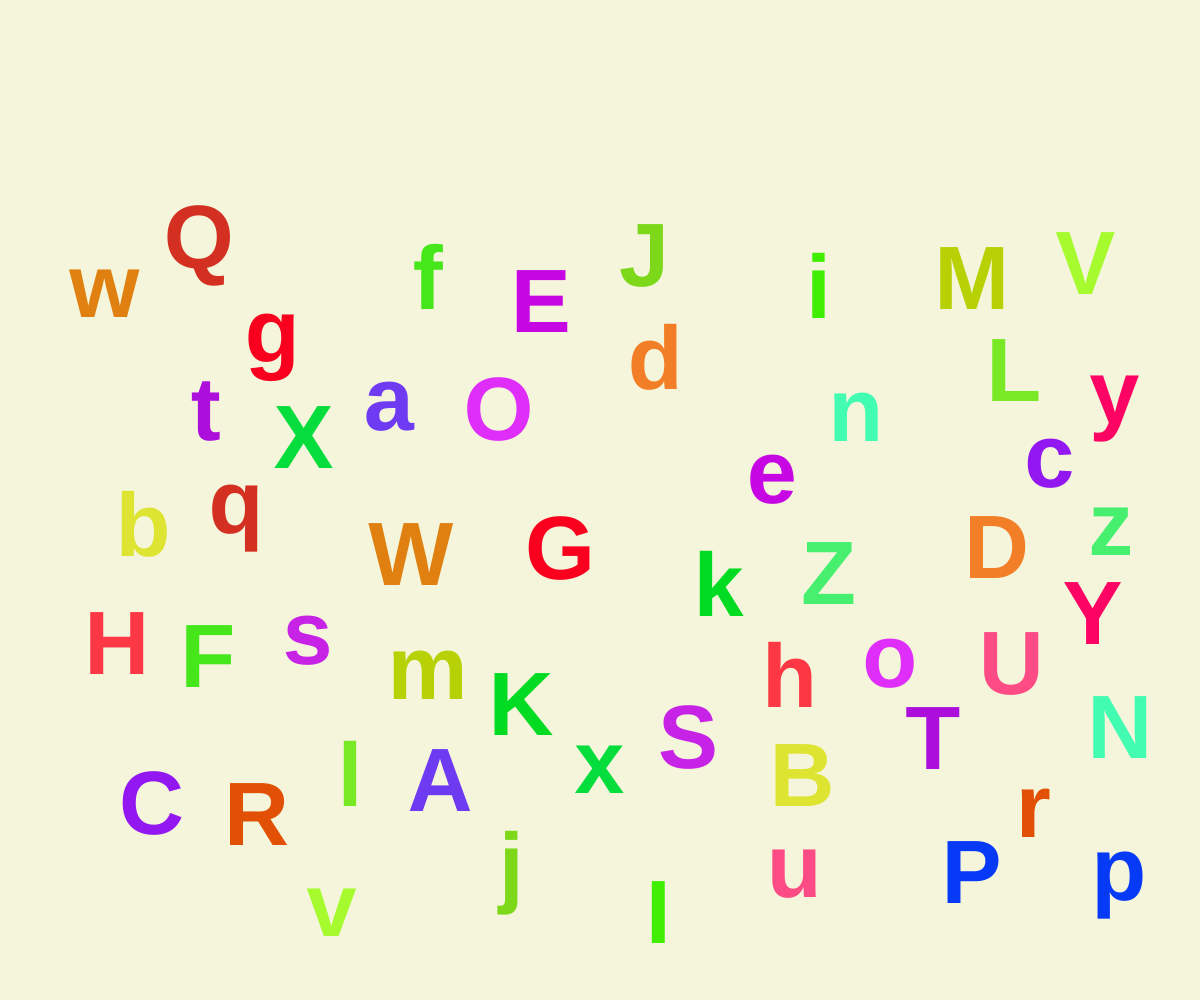
Frame 1 (no input)
Frame 60 (no input): identical to frame 1, image omitted
Frame 120 (the mouse pressed at the canvas centre since frame 60): identical to frame 1, image omitted

The p5.js sketch that drew this single still picture (run headless with seeded random() and noise() and a simulated clock; from frame 60 on, the mouse is pressed at the canvas centre):

// p5.js sketch
// ── sketch.js
let letters = [];
let draggedLetter = null;
let offsetX, offsetY;
const shakeMagnitude = 10;
let matchedPairsCount = 0;
let arranging = false;
let arranged = false;
let fireworks = [];
const alphabet = 'ABCDEFGHIJKLMNOPQRSTUVWXYZ';

function setup() {
  createCanvas(windowWidth, windowHeight);
  colorMode(HSB, 360, 100, 100);
  textSize(90);// 預設字體大小
  textAlign(CENTER, CENTER);
  textStyle(BOLD);

  // 產生所有字母
  for (let i = 0; i < alphabet.length; i++) {
    const upper = alphabet[i];
    const lower = alphabet[i].toLowerCase();// 對應小寫字母
    const pairColor = color(random(360), random(70, 100), random(80, 100));
    const letterSize = 50;// 字母大小

    let posUpper = getNonOverlappingPosition(letterSize);
    letters.push({
      char: upper,
      x: posUpper.x,
      y: posUpper.y,
      origX: posUpper.x,
      origY: posUpper.y,
      isDragging: false,
      isMatched: false,
      partner: lower,
      size: letterSize,
      color: pairColor,
      shake: 0
    });

    let posLower = getNonOverlappingPosition(letterSize);
    letters.push({
      char: lower,
      x: posLower.x,
      y: posLower.y,
      origX: posLower.x,
      origY: posLower.y,
      isDragging: false,
      isMatched: false,
      partner: upper,
      size: letterSize,
      color: pairColor,
      shake: 0
    });
  }

  colorMode(RGB);
}

function getNonOverlappingPosition(letterSize) {
  const margin = 80; // 稍微增加邊界
  let newX, newY, overlapping;
  let attempts = 0;
  const maxAttempts = 1000; // 多試幾次

  do {
    overlapping = false;
    newX = random(margin, width - margin);
    newY = random(margin * 3, height - margin);
    for (let existing of letters) {
      // 將距離門檻放寬，例如 2.5 倍字母大小
      if (dist(newX, newY, existing.x, existing.y) < letterSize * 1.8) {
        overlapping = true;
        break;
      }
    }
    attempts++;
  } while (overlapping && attempts < maxAttempts);

  return { x: newX, y: newY };
}


function draw() {
  background(245, 245, 220);

  if (arranging) {
    arrangeLettersSmoothly();
  }

  if (arranged) {
    updateFireworks();
  }

  for (let letter of letters) {
    let displayX = letter.x;
    let displayY = letter.y;

    if (letter.shake > 0) {
      displayX += random(-shakeMagnitude, shakeMagnitude);
      displayY += random(-shakeMagnitude, shakeMagnitude);
      letter.shake--;
    }

    fill(letter.color);
    text(letter.char, displayX, displayY);
  }
}

// 滑鼠事件
function mousePressed() {
  if (arranging || arranged) return;
  for (let i = letters.length - 1; i >= 0; i--) {
    let l = letters[i];
    if (!l.isMatched && dist(mouseX, mouseY, l.x, l.y) < l.size / 2) {
      draggedLetter = l;
      l.isDragging = true;
      offsetX = l.x - mouseX;
      offsetY = l.y - mouseY;
      letters.splice(i, 1);
      letters.push(draggedLetter);
      break;
    }
  }
}

function mouseDragged() {
  if (draggedLetter) {
    draggedLetter.x = mouseX + offsetX;
    draggedLetter.y = mouseY + offsetY;
  }
}

function mouseReleased() {
  if (draggedLetter) {
    let foundMatch = false;
    for (let letter of letters) {
      if (letter !== draggedLetter && letter.char === draggedLetter.partner) {
        if (dist(draggedLetter.x, draggedLetter.y, letter.x, letter.y) < draggedLetter.size) {
          foundMatch = true;
          draggedLetter.isMatched = true;
          letter.isMatched = true;

          // 排列成上方配對區
          const pairsPerRow = 10;
          const pairGroupWidth = 180;// 每對字母組寬度
          const letterInPairOffset = 80;// 同一對字母間距
          const rowHeight = 90;// 每行高度
          const startX = 70;// 起始X座標
          const startY = 90;

          const currentRow = floor(matchedPairsCount / pairsPerRow);
          const currentColumn = matchedPairsCount % pairsPerRow;

          let upper, lower;
          if (draggedLetter.char === draggedLetter.char.toUpperCase()) {
            upper = draggedLetter;
            lower = letter;
          } else {
            upper = letter;
            lower = draggedLetter;
          }

          upper.x = startX + currentColumn * pairGroupWidth;
          upper.y = startY + currentRow * rowHeight;
          lower.x = upper.x + letterInPairOffset;
          lower.y = upper.y;

          matchedPairsCount++;

          if (matchedPairsCount === 26) {
            setTimeout(() => {
              arranging = true;
            }, 1000);
          }
          break;
        }
      }
    }

    if (!foundMatch) {
      draggedLetter.x = draggedLetter.origX;
      draggedLetter.y = draggedLetter.origY;
      draggedLetter.shake = 15;
    }

    draggedLetter.isDragging = false;
    draggedLetter = null;
  }
}

// 平滑排列動畫
function arrangeLettersSmoothly() {
  const pairsPerRow = 6;
  const pairSpacingX = 230;
  const pairSpacingY = 140;
  const letterOffset = 100;

  const totalRows = ceil(26 / pairsPerRow);
  const gridWidth = (pairsPerRow - 1) * pairSpacingX + letterOffset;
  const startX = (width - gridWidth) / 2;
  const startY = (height - totalRows * pairSpacingY) ;

  let done = true;
  for (let i = 0; i < alphabet.length; i++) {
    let upper = letters.find(l => l.char === alphabet[i]);
    let lower = letters.find(l => l.char === alphabet[i].toLowerCase());
    if (upper && lower) {
      const row = floor(i / pairsPerRow);
      const col = i % pairsPerRow;
      const targetX = startX + col * pairSpacingX;
      const targetY = startY + row * pairSpacingY;

      upper.x = lerp(upper.x, targetX, 0.08);
      upper.y = lerp(upper.y, targetY, 0.08);
      lower.x = lerp(lower.x, targetX + letterOffset, 0.08);
      lower.y = lerp(lower.y, targetY, 0.08);

      if (dist(upper.x, upper.y, targetX, targetY) > 1) done = false;
    }
  }

  if (done) {
    arranging = false;
    arranged = true;
    launchFireworks();
  }
}

// --- 煙火系統 ---
class Firework {
  constructor(x, y, color) {
    this.particles = [];
    for (let i = 0; i < 80; i++) {
      const angle = random(TWO_PI);
      const speed = random(2, 6);
      this.particles.push({
        x,
        y,
        vx: cos(angle) * speed,
        vy: sin(angle) * speed,
        life: 255,
        color
      });
    }
  }
  update() {
    for (let p of this.particles) {
      p.x += p.vx;
      p.y += p.vy;
      p.vy += 0.05; // gravity
      p.life -= 4;
    }
  }
  draw() {
    noStroke();
    for (let p of this.particles) {
      fill(red(p.color), green(p.color), blue(p.color), p.life);
      circle(p.x, p.y, 6);
    }
  }
}

function launchFireworks() {
  for (let i = 0; i < 5; i++) {
    fireworks.push(new Firework(random(width), random(height / 2), color(random(255), random(255), random(255))));
  }
}

function updateFireworks() {
  for (let fw of fireworks) {
    fw.update();
    fw.draw();
  }
  if (frameCount % 60 === 0) {
    fireworks.push(new Firework(random(width), random(height / 2), color(random(255), random(255), random(255))));
  }
}

function windowResized() {
  resizeCanvas(windowWidth, windowHeight);
}
